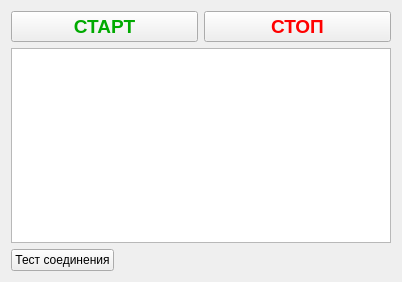
<?xml version="1.0" encoding="UTF-8"?>
<ui version="4.0">
 <class>MainWindow</class>
 <widget class="QMainWindow" name="MainWindow">
  <property name="geometry">
   <rect>
    <x>0</x>
    <y>0</y>
    <width>402</width>
    <height>282</height>
   </rect>
  </property>
  <property name="windowTitle">
   <string>Сер Вер</string>
  </property>
  <widget class="QWidget" name="centralWidget">
   <layout class="QGridLayout" name="gridLayout_2">
    <item row="0" column="0">
     <layout class="QGridLayout" name="gridLayout">
      <item row="0" column="0">
       <widget class="QPushButton" name="pushButton_startServer">
        <property name="font">
         <font>
          <pointsize>14</pointsize>
          <weight>75</weight>
          <bold>true</bold>
         </font>
        </property>
        <property name="styleSheet">
         <string notr="true">color: rgb(0, 170, 0);</string>
        </property>
        <property name="text">
         <string>СТАРТ</string>
        </property>
       </widget>
      </item>
      <item row="0" column="1">
       <widget class="QPushButton" name="pushButton_stopServer">
        <property name="enabled">
         <bool>true</bool>
        </property>
        <property name="font">
         <font>
          <pointsize>14</pointsize>
          <weight>75</weight>
          <bold>true</bold>
         </font>
        </property>
        <property name="styleSheet">
         <string notr="true">color: rgb(255, 0, 0);</string>
        </property>
        <property name="text">
         <string>СТОП</string>
        </property>
        <property name="checkable">
         <bool>false</bool>
        </property>
        <property name="checked">
         <bool>false</bool>
        </property>
        <property name="autoDefault">
         <bool>false</bool>
        </property>
        <property name="default">
         <bool>false</bool>
        </property>
        <property name="flat">
         <bool>false</bool>
        </property>
       </widget>
      </item>
      <item row="1" column="0" colspan="2">
       <widget class="QTextEdit" name="textEdit_log"/>
      </item>
      <item row="2" column="0" colspan="2">
       <layout class="QHBoxLayout" name="horizontalLayout">
        <item>
         <widget class="QPushButton" name="pushButton_testConn">
          <property name="text">
           <string>Тест соединения</string>
          </property>
         </widget>
        </item>
        <item>
         <spacer name="horizontalSpacer">
          <property name="orientation">
           <enum>Qt::Horizontal</enum>
          </property>
          <property name="sizeHint" stdset="0">
           <size>
            <width>40</width>
            <height>20</height>
           </size>
          </property>
         </spacer>
        </item>
       </layout>
      </item>
     </layout>
    </item>
   </layout>
  </widget>
 </widget>
 <layoutdefault spacing="6" margin="11"/>
 <resources/>
 <connections/>
</ui>
